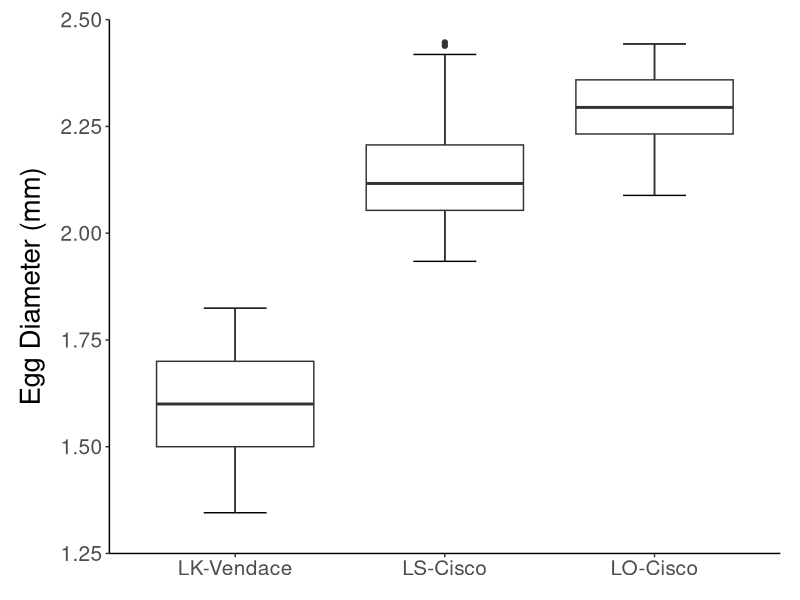

This chart was generated by the following R code: (Note: this script raises an error after producing the figure.)
#### Clear the environment first ---------------------------------------------
rm(list = ls(all.names = TRUE))


#### Load packages -----------------------------------------------------------
library(dplyr)
library(readxl)
library(magrittr)
library(ggplot2)
library(emmeans)

#### Load embryo diameter data -----------------------------------------------
data <- read_excel("data/Coregonine-Temperature-Experiment-EmbryoMeasurements.xlsx", sheet = "Data") %>% 
  mutate(female = factor(female),
         population = factor(population, levels = c("konnevesi", "superior", "ontario"))) %>% 
  filter(fert_success == "y")


data.summary <- data %>% group_by(population) %>% 
  summarize(mean.diam = mean(dia_mm),
            sd.diam = sd(dia_mm),
            n = n())

## Fit linear model and run ANOVA
lm.embryo <- lm(dia_mm ~ population, data = data)
anova(lm.embryo)

## Calculate estimated margin means
embryo.emm <- emmeans(lm.embryo, ~ population)

## Pairwise
pairs(embryo.emm, simple = "population", adjust = "tukey", type = "response") 


#### Visualizations ----------------------------------------------------------
ggplot(data, aes(x = population, y = dia_mm)) +
  stat_boxplot(geom = 'errorbar', width = 0.3) +
  geom_boxplot() +
  scale_y_continuous(limits = c(1.25, 2.5), breaks = seq(1.25, 2.5, 0.25), expand = c(0, 0)) +
  scale_x_discrete(labels = c("LK-Vendace", "LS-Cisco", "LO-Cisco")) +
  #scale_fill_grey("combine", start = 0.0, end = 0.8,
  #                labels = c("Konnevesi", "Superior", "Ontario")) +
  labs(x = "", y = "Egg Diameter (mm)") +
  theme_classic() +
  theme(axis.title.x = element_blank(),
        axis.title.y = element_text(color = "Black", size = 20, margin = margin(0, 10, 0, 0)),
        axis.text.x = element_text(size = 15),
        axis.text.y = element_text(size = 15),
        legend.position = "none",
        plot.margin = unit(c(5, 5, 5, 5), 'mm'))

ggsave("figures/adult/2020-EmbryoDiameter.png", width = 5.5, height = 7, dpi = 300)
